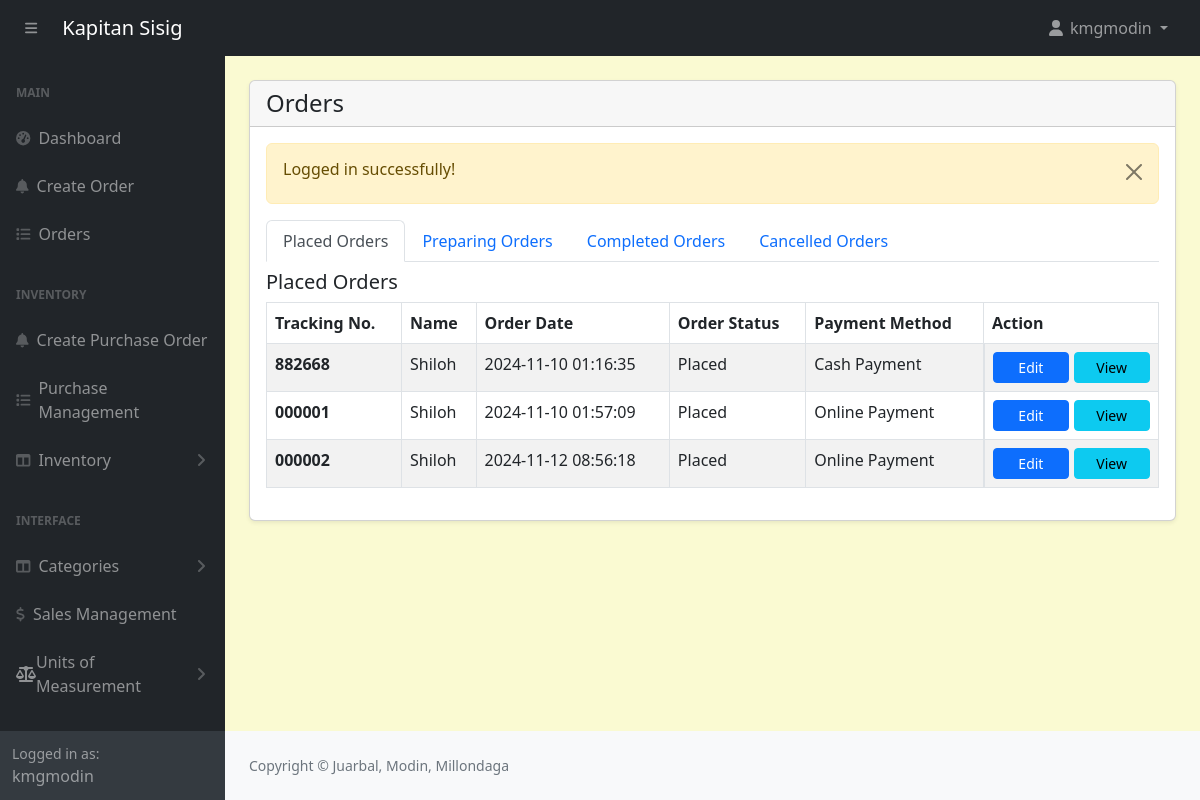
The page /admin/orders.php (signed in) on the database as committed earlier.
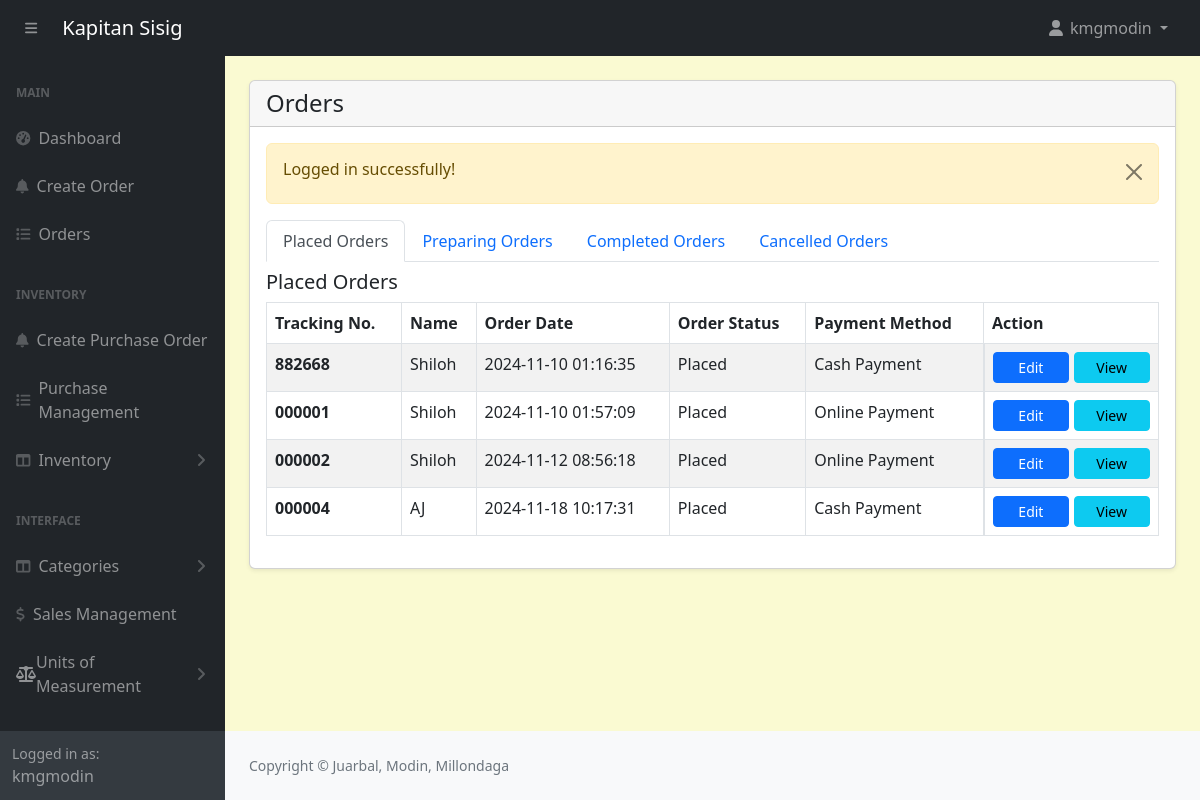
The same page on the database as committed later.
### tables this page shows
CREATE TABLE `orders` (
  `id` int(11) NOT NULL,
  `customer_id` int(11) NOT NULL,
  `tracking_no` varchar(100) NOT NULL,
  `invoice_no` varchar(100) NOT NULL,
  `total_amount` varchar(100) NOT NULL,
  `amount_received` decimal(10,2) NOT NULL,
  `change_money` varchar(200) NOT NULL,
  `order_date` datetime DEFAULT NULL,
  `order_status` enum('Placed','Preparing','Completed','Cancelled') NOT NULL DEFAULT 'Placed' COMMENT 'placed, preparing, completed, cancelled',
  `payment_mode` varchar(100) NOT NULL COMMENT 'cash,online',
  `order_placed_by_id` varchar(100) NOT NULL
);

CREATE TABLE `customers` (
  `id` int(11) NOT NULL,
  `name` varchar(566) NOT NULL
);

### admin/orders.php (the view, shortened to what this page needs)
<?php include('includes/header.php'); ?>
<div class="container-fluid px-4 pb-4">
    <div class="card mt-4 shadow-sm">
        <div class="card-header">
            <h4 class="mb-0">Orders</h4>
        </div>
        <div class="card-body">
        <?php
            $query = "SELECT o.*, c.* FROM orders o, customers c WHERE c.id = o.customer_id ORDER BY o.order_date ASC";
            $orders = mysqli_query($conn, $query);
            if ($orders) {
                if (mysqli_num_rows($orders) > 0) {
                    $placedOrdersQuery = "SELECT o.*, c.* FROM orders o, customers c WHERE c.id = o.customer_id AND o.order_status = 'Placed' ORDER BY o.order_date ASC";
                    $placedOrdersResult = mysqli_query($conn, $placedOrdersQuery);
                    ?>
                    <ul class="nav nav-tabs" id="orderTabs" role="tablist">
                        <li class="nav-item" role="presentation">
                            <a class="nav-link active" id="placed-orders-tab" data-bs-toggle="tab" href="#placedOrders" role="tab" aria-controls="placedOrders" aria-selected="true">Placed Orders</a>
                        </li>
                        <li class="nav-item" role="presentation">
                            <a class="nav-link" id="preparing-orders-tab" data-bs-toggle="tab" href="#preparingOrders" role="tab" aria-controls="preparingOrders" aria-selected="false">Preparing Orders</a>
                        </li>
                        <li class="nav-item" role="presentation">
                            <a class="nav-link" id="completed-orders-tab" data-bs-toggle="tab" href="#completedOrders" role="tab" aria-controls="completedOrders" aria-selected="false">Completed Orders</a>
                        </li>
                        <li class="nav-item" role="presentation">
                            <a class="nav-link" id="cancelled-orders-tab" data-bs-toggle="tab" href="#cancelledOrders" role="tab" aria-controls="cancelledOrders" aria-selected="false">Cancelled Orders</a>
                        </li>
                    </ul>
                    <div class="tab-content" id="orderTabsContent">
                        <div class="tab-pane fade show active" id="placedOrders" role="tabpanel" aria-labelledby="placed-orders-tab">
                            <div class="mt-2">
                                <h5>Placed Orders</h5>
                                <table class="table table-striped table-bordered">
                                    <thead>
                                        <tr>
                                            <th>Tracking No.</th>
                                            <th>Name</th>
                                            <th>Order Date</th>
                                            <th>Order Status</th>
                                            <th>Payment Method</th>
                                            <th style="width: 175px;">Action</th>
                                        </tr>
                                    </thead>
                                    <tbody>
                                        <?php while ($orderItem = mysqli_fetch_assoc($placedOrdersResult)): ?>
                                            <tr>
                                                <td class="fw-bold"><?= $orderItem['tracking_no']; ?></td>
                                                <td><?= $orderItem['name']; ?></td>
                                                <td><?= $orderItem['order_date']; ?></td>
                                                <td><?= $orderItem['order_status']; ?></td>
                                                <td><?= $orderItem['payment_mode']; ?></td>
                                                <td style="display: flex; justify-content: space-between; gap: 5px;">
                                                    <a href="order-edit.php?track=<?= $orderItem['tracking_no']; ?>" class="btn btn-primary btn-sm w-100">Edit</a>
                                                    <a href="orders-view.php?track=<?= $orderItem['tracking_no']; ?>" class="btn btn-info btn-sm w-100">View</a>
                                                </td>
                                            </tr>
                                        <?php endwhile; ?>
                                    </tbody>
                                </table>
                            </div>
                        </div>
                    </div>
                    <?php
                } else {
                    echo "<p>No orders found.</p>";
                }
            }
        ?>
        </div>
    </div>
</div>
<?php include('includes/footer.php'); ?>

Rows that differ between the two databases and show on the page:
added orders: tracking_no "000004", customer.name "AJ", order_date "2024-11-18 10:17:31", order_status "Placed", payment_mode "Cash Payment"
